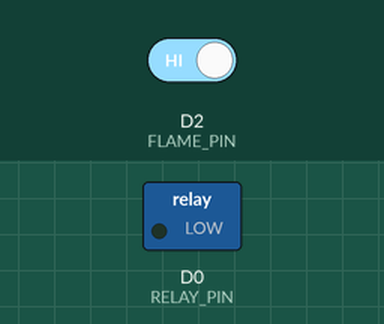
This sketch was run on a simulated ESP8266 (NodeMCU). Parts: switched loads named in the sketch (green lamp = pin HIGH). The test bench sets the inputs (shaded band); at power-on: D2 (FLAME_PIN) HIGH. WiFi joins after 1.5 s; servers stay silent unless stated; what the sketch prints to the serial monitor is not drawn.

Above: at 3.0 s.
3.1 s: D2 (FLAME_PIN) driven LOW
At 4.2 s:
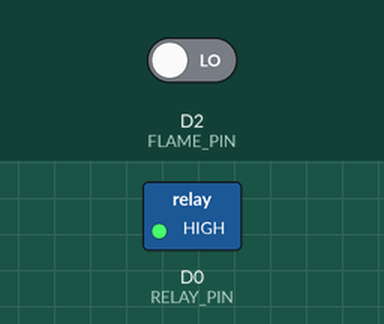
4.7 s: D2 (FLAME_PIN) driven HIGH
At 5.4 s:
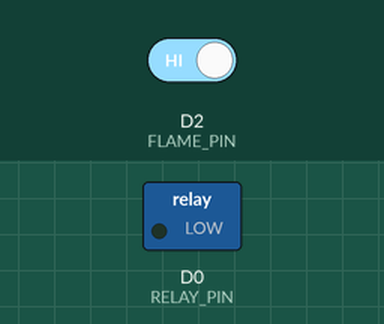
Timing chart, 0 to 7.7 s (numbered marks = the images above; inputs shaded):
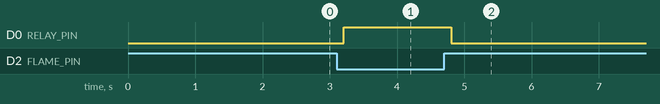

The sketch:

flame_sensor.ino
```cpp
/*
 * JUDUL: Flame Sensor (Sensor Api)
 * FUNGSI: Mendeteksi api atau sumber api
 * PIN: D2 (Digital)
 * RELAY: D0 (aktif saat api terdeteksi)
 *
 * Cara Kerja:
 * - Sensor mendeteksi sinar infrared dari api
 * - Output LOW saat ada api
 * - Respon cepat untuk safety (delay kecil)
 *
 * Blynk Virtual Pin:
 * V1 = Status api (1=detected, 0=no flame)
 * V10 = Status relay alarm
 */

#define BLYNK_TEMPLATE_ID "YourTemplateID"
#define BLYNK_TEMPLATE_NAME "Flame Sensor"
#define BLYNK_AUTH_TOKEN "YourAuthToken"

#include <ESP8266WiFi.h>
#include <BlynkSimpleEsp8266.h>

#define FLAME_PIN D2
#define RELAY_PIN D0

char ssid[] = "YourWiFiSSID";
char pass[] = "YourWiFiPassword";

BlynkTimer timer;

void setup() {
  Serial.begin(115200);
  pinMode(FLAME_PIN, INPUT);
  pinMode(RELAY_PIN, OUTPUT);
  digitalWrite(RELAY_PIN, LOW);

  Blynk.begin(BLYNK_AUTH_TOKEN, ssid, pass);
  timer.setInterval(200L, sendSensorData);  // Respon cepat!
}

void loop() {
  Blynk.run();
  timer.run();
}

void sendSensorData() {
  int flameDetected = digitalRead(FLAME_PIN);  // LOW = ada api

  Blynk.virtualWrite(V1, flameDetected == LOW ? 1 : 0);

  if (flameDetected == LOW) {
    digitalWrite(RELAY_PIN, HIGH);
    Blynk.virtualWrite(V10, 1);
    Blynk.logEvent("fire_alarm", "🔥 API TERDETEKSI! 🔥");
    Serial.println("🚨⚠️ API TERDETEKSI! SEGERA TINDAKAN! ⚠️🚨");
  } else {
    digitalWrite(RELAY_PIN, LOW);
    Blynk.virtualWrite(V10, 0);
  }
}
```

Measured:
- after the input at 3.1 s, D0 (RELAY_PIN): LOW → HIGH after 0.10 s
- after the input at 4.7 s, D0 (RELAY_PIN): HIGH → LOW after 0.10 s
